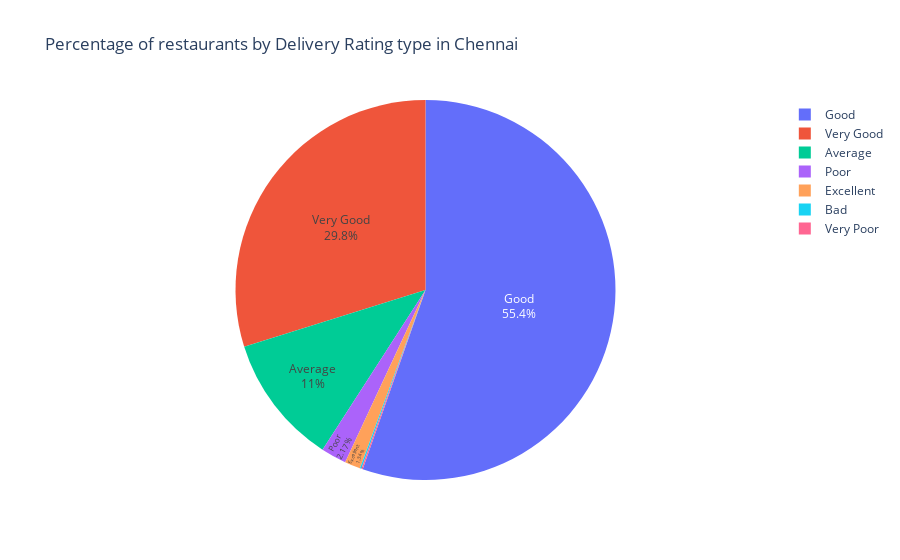

The code cell stored with this chart in its notebook:
### Code cell
fig=px.pie(rating_df,names = 'Delivery_rating_type', values='count',color='Delivery_rating_type',title=
           'Percentage of restaurants by Delivery Rating type in Chennai').update_traces(textposition='inside',textinfo='percent+label')
fig.show()

### Figure 1 — Plotly figure (JSON) as saved in the notebook; plotly's stock layout.template omitted (floating-point values rounded to 4 significant figures)
{"data": [{"customdata": [["Good"], ["Very Good"], ["Average"], ["Poor"], ["Excellent"], ["Bad"], ["Very Poor"]], "domain": {"x": [0, 1], "y": [0, 1]}, "hovertemplate": "Delivery_rating_type=%{customdata[0]}<br>count=%{value}<extra></extra>", "labels": ["Good", "Very Good", "Average", "Poor", "Excellent", "Bad", "Very Poor"], "legendgroup": "", "marker": {"colors": ["#636efa", "#EF553B", "#00cc96", "#ab63fa", "#FFA15A", "#19d3f3", "#FF6692"]}, "name": "", "showlegend": true, "textinfo": "percent+label", "textposition": "inside", "type": "pie", "values": [3422, 1844, 683, 134, 83, 8, 7]}], "layout": {"autosize": true, "legend": {"tracegroupgap": 0}, "title": {"text": "Percentage of restaurants by Delivery Rating type in Chennai"}}}
